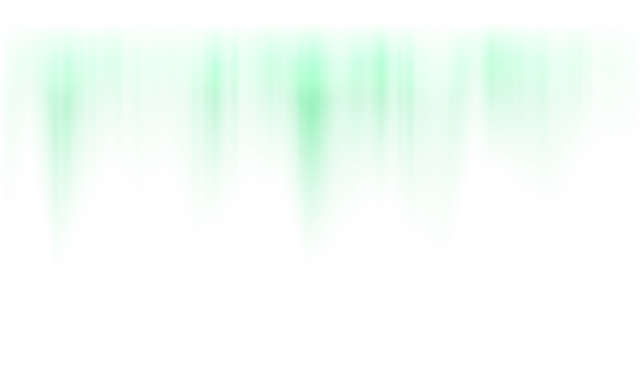
#> input picture assets/aurora_g.png, 1280 x 768 px (shown at 1/2 size)
$ python shrink_loose.py ../assets/flame.png
#> lines starting #> are read from the running program, lines starting #| are printed output that depends on the picture
# Caps the loose textures the engine loads by URL.
#   python tools/shrink_loose.py [--dry]
#
# Measured on the live host: 31 loose images, 12 MB, and they were the slowest
# things in the whole load - t_adobe_r took 4.6 seconds, the wall photographs
# are 2048x2048 and there are seven of them. They tile heavily on the buildings
# and the ground, so half the size costs nothing anyone can see, and the
# normal and roughness maps carry even less detail than the colour.
#
# The sky is left alone: it is one image, it fills the whole background, and
# it is already only 0.45 MB.
import os, sys

from PIL import Image

ROOT = os.path.dirname(os.path.dirname(os.path.abspath(__file__)))
A = os.path.join(ROOT, "assets")
DRY = "--dry" in sys.argv

KEEP = ("puresky", "moon.png", "flame.png", "glow.png", "ember", "firepool",
        "ray.png", "grass_card", "reed_card", "cloud")

CAP_COLOUR = 1024          # wall and ground photographs
CAP_DATA = 512             # normal and roughness maps: even less detail needed

tb = ta = 0
n = 0
for fn in sorted(os.listdir(A)):
    if not fn.lower().endswith((".jpg", ".jpeg", ".png")):
        continue
    if any(k in fn for k in KEEP):
        continue
    p = os.path.join(A, fn)
    before = os.path.getsize(p)
    im = Image.open(p)
#> im is the input picture: PIL image 1280x768 RGBA; mean R, G, B, A 100.4, 238.1, 156.4, 16.3
    w, h = im.size
#> w = 1280; h = 768
    cap = CAP_DATA if (fn.endswith("_n.jpg") or fn.endswith("_r.jpg") or "_gn" in fn) else CAP_COLOUR
    if max(w, h) <= cap:
        tb += before
        ta += before
        continue
    r = cap / float(max(w, h))
#> r = 0.8
    im2 = im.resize((max(1, int(w * r)), max(1, int(h * r))), Image.LANCZOS)
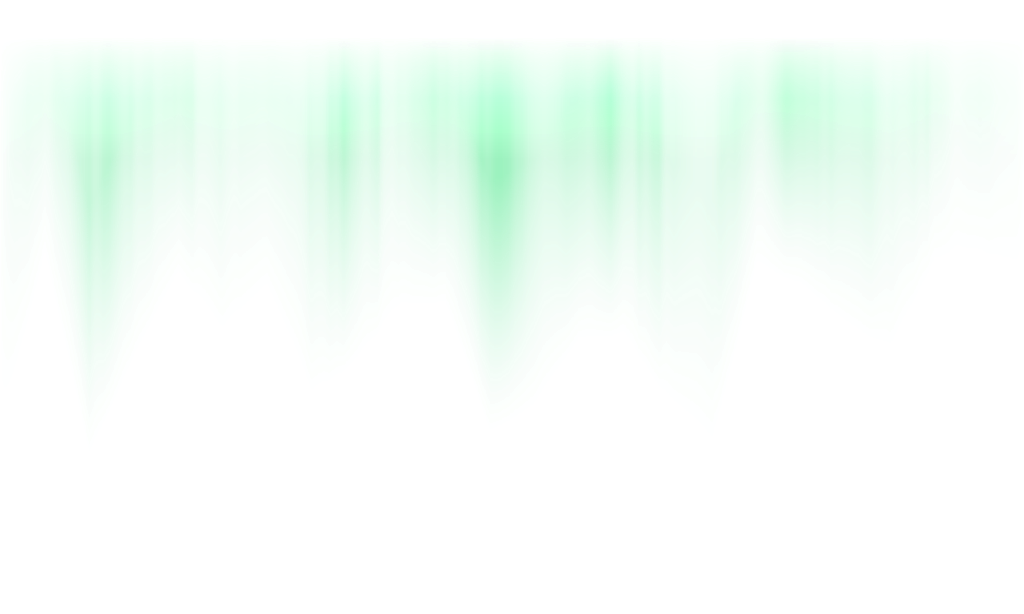
#> im2: PIL image 1024x614 RGBA; mean R, G, B, A 49.5, 117.2, 78.9, 16.3; transparent parts drawn white
    if not DRY:
        if fn.lower().endswith(".png") and im.mode in ("RGBA", "LA", "P"):
            im2.save(p, optimize=True)
        else:
            im2.convert("RGB").save(p, quality=88, optimize=True)
    after = os.path.getsize(p) if not DRY else int(before * r * r)
#> after = 213330
    tb += before
    ta += after
#> ta = 213330
    n += 1
    print("%-22s %dx%d -> %dx%d   %5d KB -> %5d KB"
          % (fn, w, h, im2.size[0], im2.size[1], before / 1024, after / 1024))
#| aurora_g.png           1280x768 -> 1024x614     124 KB ->   208 KB
#> pass 3 of the loop `for fn in sorted(os.listdir(A)):`:
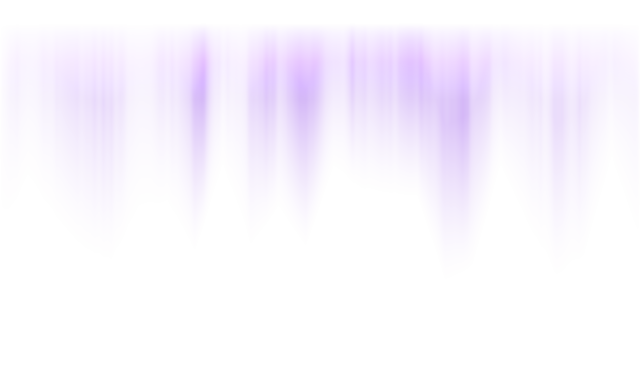
#> input picture assets/aurora_p.png, 1280 x 768 px (shown at 1/2 size)
#> im is the input picture: PIL image 1280x768 RGBA; mean R, G, B, A 176.7, 120.7, 242.5, 17.7
#> `im2 = im.resize((max(1, int(w * r)), max(1, int(h * r))), Image.LANCZOS)`:
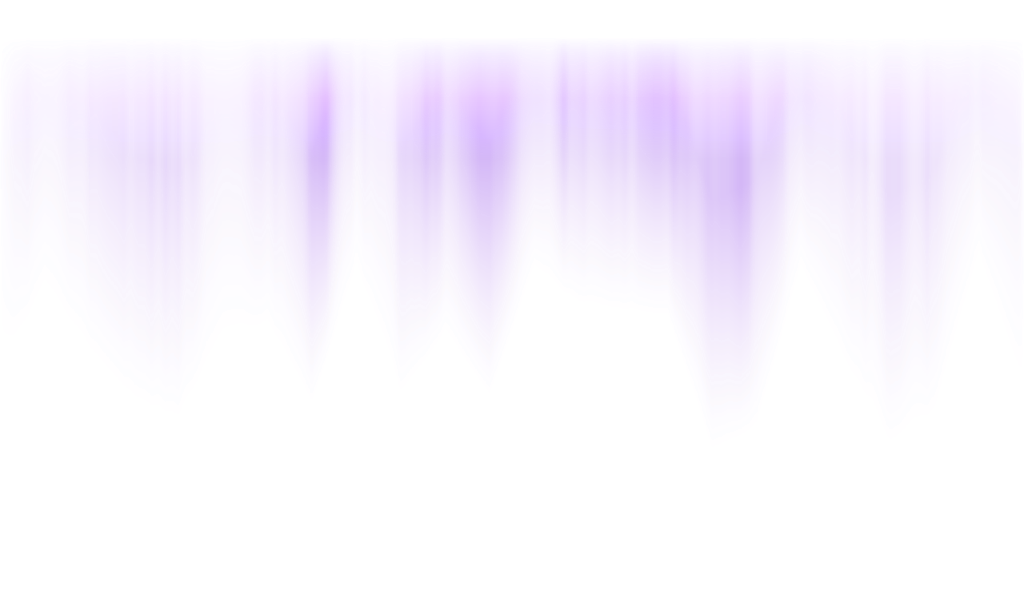
#> im2: PIL image 1024x614 RGBA; mean R, G, B, A 91.8, 60.7, 124.4, 17.7; transparent parts drawn white
#| aurora_p.png           1280x768 -> 1024x614     123 KB ->   204 KB
#> the loop made 7 passes; the first 3 are shown

print("\n%d images capped: %.1f MB -> %.1f MB of loose texture%s"
      % (n, tb / 1048576.0, ta / 1048576.0, "  (dry run)" if DRY else ""))
